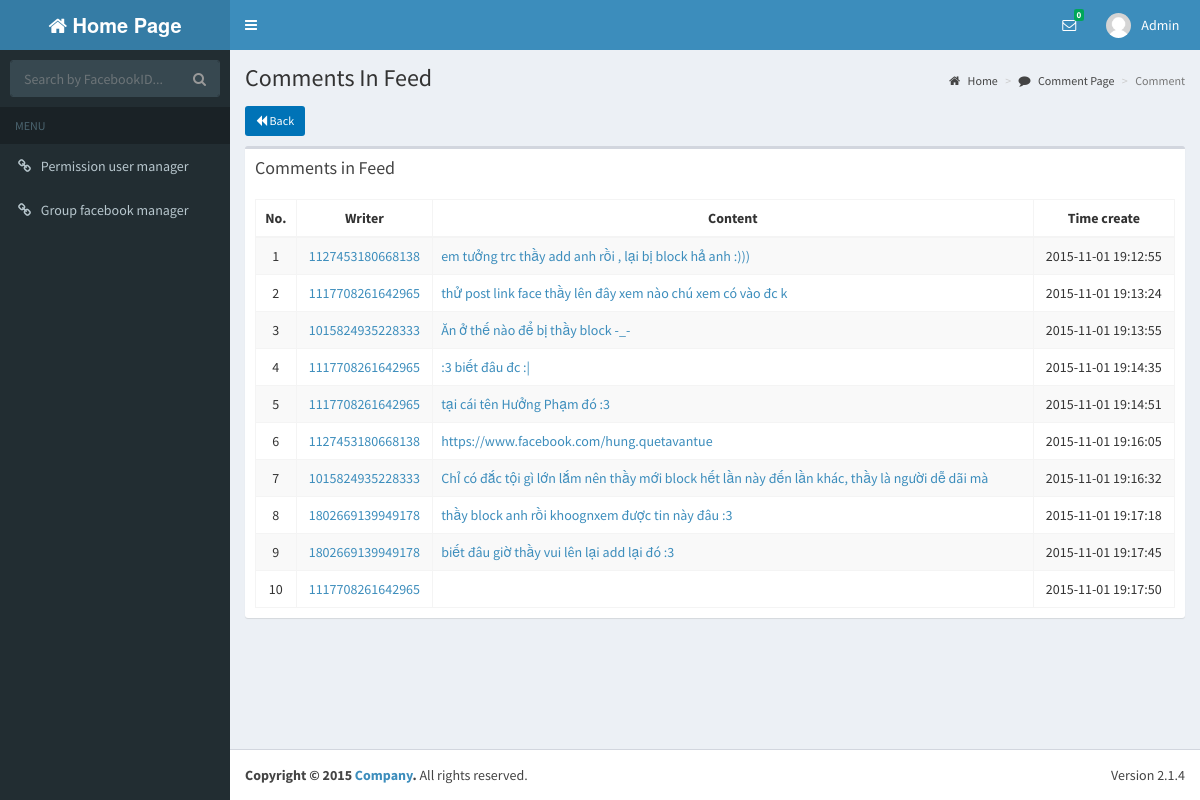
The page /commentList.php?feedId=3 (signed in) on the database its author committed.
### tables this page shows
CREATE TABLE IF NOT EXISTS `users` (
  `UserId` int(20) NOT NULL AUTO_INCREMENT,
  `UserName` varchar(30) NOT NULL,
  `Password` varchar(16) NOT NULL,
  `FullName` varchar(50) DEFAULT NULL,
  `Address1` varchar(100) DEFAULT NULL,
  `Birthday` datetime DEFAULT NULL,
  `PhoneNumber1` varchar(15) DEFAULT NULL,
  `Email` varchar(50) DEFAULT NULL,
  `Gender` varchar(10) DEFAULT NULL,
  `CreateTime` timestamp NOT NULL DEFAULT '0000-00-00 00:00:00',
  `UpdateTime` timestamp NOT NULL DEFAULT '0000-00-00 00:00:00' ON UPDATE CURRENT_TIMESTAMP,
  `Avatar` varchar(100) DEFAULT NULL,
  `PhoneNumber2` varchar(100) DEFAULT NULL,
  `Address2` varchar(100) DEFAULT NULL,
  `Class` varchar(50) DEFAULT NULL,
  `School` varchar(100) DEFAULT NULL,
  `FacebookId` varchar(50) DEFAULT NULL,
  PRIMARY KEY (`UserId`),
  KEY `avatar` (`Avatar`)
);

CREATE TABLE IF NOT EXISTS `comments` (
  `CommentId` int(20) NOT NULL AUTO_INCREMENT,
  `FacebookIdComment` varchar(30) NOT NULL,
  `FacebookUserIdComment` varchar(30) NOT NULL,
  `Message` text,
  `CreateCommentTime` varchar(100) DEFAULT NULL,
  `StatusId` int(20) DEFAULT NULL,
  `FeedId` int(20) DEFAULT NULL,
  `CreateTime` timestamp NOT NULL DEFAULT '0000-00-00 00:00:00',
  `UpdateTime` timestamp NOT NULL DEFAULT '0000-00-00 00:00:00' ON UPDATE CURRENT_TIMESTAMP,
  PRIMARY KEY (`CommentId`),
  KEY `fk_comments_status_idx` (`StatusId`),
  KEY `fk_comments_feeds_idx` (`FeedId`)
);

### dao/db_connect.php (called while the page is built, shortened)
<?php
class DB_CONNECT {
    function connect() {
        $con = @mysql_connect(DB_SERVER, DB_USER, DB_PASSWORD) or die(mysql_error());
        return $con;
    }
}
?>

### dao/daoInbox.php (called while the page is built, shortened)
<?php
require_once 'db_connect.php';
function getInboxIdUseStatus($varName) {
    $result = mysql_query("SELECT 1 FROM inbox "
            . " WHERE  status = 1 and toUserId = " . $varName)
            or die(mysql_error());
    return 0;
}
?>

### dao/daoUsers.php (called while the page is built, shortened)
<?php
require_once 'db_connect.php';
require_once '/../models/users.php';
$userId = "UserId";
$userName = "UserName";
$password = "Password";
$fullName = "FullName";
$avatar = "Avatar";
$address1 = "Address1";
$address2 = "Address2";
$phoneNumber1 = "PhoneNumber1";
$phoneNumber2 = "PhoneNumber2";
$email = "Email";
$gender = "Gender";
$school = "School";
$class = "Class";
$createTime = "CreateTime";
$updateTime = "UpdateTime";
function getUserById($varUserName) {
    global $userId, $userName, $password, $fullName, $address1, $address2, $birthday, $phoneNumber1, $phoneNumber2, $email, $gender, $createTime, $updateTime, $school, $class, $avatar;
    $result = mysql_query("SELECT * ,DATE_FORMAT(Birthday, \"%d-%l-%Y\") AS DOB FROM users WHERE UserId = '" . $varUserName . "'") or die(mysql_error());
    if (mysql_num_rows($result) > 0) {
        while ($row = mysql_fetch_array($result)) {
            $users = new Users();
            $users->setUserId($row[$userId]);
            $users->setUserName($row[$userName]);
            $users->setPassword($row[$password]);
            $users->setFullName($row[$fullName]);
            $users->setAddress2($row[$address2]);
            $users->setAddress1($row[$address1]);
            $users->setBirthday($row['DOB']);
            $users->setAvatar($row[$avatar]);
            $users->setPhoneNumber2($row[$phoneNumber2]);
            $users->setPhoneNumber1($row[$phoneNumber1]);
            $users->setEmail($row[$email]);
            $users->setGender($row[$gender]);
            $users->setSchool($row[$school]);
            $users->setClass($row[$class]);
            $users->setCreateTime($row[$createTime]);
            $users->setUpdateTime($row[$updateTime]);
            return $users;
        }
    }
    return null;
}
function checkRoleAdminUsingUserId($varName) {
    $result = mysql_query("SELECT * from user_role where roleId = 1 AND UserId = " . $varName) or die(mysql_error());
    if (mysql_num_rows($result) > 0) {
        return true;
    }
    return false;
}
function checkRoleQLNhom($varName) {
    $result = mysql_query("SELECT * from user_role where roleId = 3 AND UserId = " . $varName) or die(mysql_error());
    if (mysql_num_rows($result) > 0) {
        return true;
    }
    return false;
}
?>

### dao/daoComments.php (called while the page is built, shortened)
<?php
require_once  'db_connect.php';
require_once  '/../models/comments.php';
$commentId = "CommentId";
$facebookIdComment = "FacebookIdComment";
$facebookUserIdComment = "FacebookUserIdComment";
$message = "Message";
$createCommentTime = "CreateCommentTime";
$createTime = "CreateTime";
$updateTime = "UpdateTime";
function getCommentIdUseFeedId($varName, $start, $count) {
     global $commentId, $facebookIdComment, $facebookUserIdComment, $message, $createCommentTime, $statusId, $feedId, $createTime, $updateTime;
    $listComments =  array();
    $result = mysql_query("SELECT `CommentId`,`FacebookUserIdComment`, `FacebookIdComment`, `Message`, `CreateCommentTime`, b.Name
                            FROM comments AS a INNER JOIN status as b on a.statusId = b.StatusId AND feedId = ".$varName
                            ." ORDER BY a.CreateCommentTime LIMIT ".$start.",".$count. "") or die(mysql_error());
    if (mysql_num_rows($result) > 0) {
        while ($row = mysql_fetch_array($result)) {
            $comments = new Comments();
            $comments->setCommentId($row[$commentId]);
            $comments->setFacebookUserIdComment($row[$facebookUserIdComment]);
            $comments->setFacebookIdComment($row[$facebookIdComment]);
            $comments->setMessage($row[$message]);
            $comments->setCreateCommentTime($row[$createCommentTime]);
            $comments->setStatusId($row['Name']);
            array_push($listComments, $comments);
        }
    }
    return $listComments;
}
?>

### models/users.php (called while the page is built, shortened)
<?php
class Users {
    private $fullName;
    function getFullName() {
        return $this->fullName;
    }
    function setFullName($fullName) {
        $this->fullName = $fullName;
    }
}

### models/comments.php (called while the page is built, shortened)
<?php
class Comments {
    private $facebookIdComment;
    private $facebookUserIdComment;
    private $message;
    private $createCommentTime;
    function getFacebookIdComment() {
        return $this->facebookIdComment;
    }
    function getFacebookUserIdComment() {
        return $this->facebookUserIdComment;
    }
    function getMessage() {
        return $this->message;
    }
    function getCreateCommentTime() {
        return $this->createCommentTime;
    }
    function setFacebookIdComment($facebookIdComment) {
        $this->facebookIdComment = $facebookIdComment;
    }
    function setFacebookUserIdComment($facebookUserIdComment) {
        $this->facebookUserIdComment = $facebookUserIdComment;
    }
    function setMessage($message) {
        $this->message = $message;
    }
    function setCreateCommentTime($createCommentTime) {
        $this->createCommentTime = $createCommentTime;
    }
}

### commentList.php (the view, shortened to what this page needs)
<!DOCTYPE html>
<?php
require_once '/dao/daoUsers.php';
require_once '/models/users.php';
require_once '/dao/daoInbox.php';
require_once '/dao/daoComments.php';
require_once '/models/comments.php';
$userNameLogin = getUserById($_SESSION['user_id']);
if ($_GET['feedId'] != null) {
    $current = $_GET['pageNumComment'] == null ? 1 : $_GET['pageNumComment'];
} else {
    return;
}
$start = ($current - 1) * 10;
$listComments = (array) getCommentIdUseFeedId($_GET['feedId'], $start, 10);
$numInbox = getInboxIdUseStatus($_SESSION['user_id']);
?>
<html>
    <head>
        <?php include 'includeCss.php'; ?>
    </head>
    <body class="hold-transition skin-blue sidebar-mini">
        <div class="wrapper">
            <?php include 'includeTab.php';?>
            <div class="content-wrapper">
                <section class="content-header">
                    <h1>
                        Comments In Feed
                    </h1>
                    <ol class="breadcrumb">
                        <li><a href="homePage.php"><i class="fa fa-home"></i> Home </a></li>
                        <li><a href="#"><i class="fa fa-comment"></i> Comment Page </a></li>
                        <li class="active">Comment</li>
                    </ol>
                </section>
                <section class="content">
                    <div class="row">
                        <div class= "col-md-12" style="padding-bottom: 10px;">
                            <?php
                            $backLink = "feedView.php?facebookGroupId=" . $_SESSION['group_id'] . "&groupId=" . $_SESSION['id_group_csdl'] . "&pageNum=" . $_SESSION['pageNum'];
                            ?>
                            <a class="left text-center btn btn-sm btn-file bg-blue" href = "<?php echo $backLink; ?>"><i class="fa fa-backward"></i> Back</a>
                        </div>
                    </div>
                    <div class="row">
                        <div class="col-md-12">
                            <div class="box table-responsive">
                                <div class="box-header">
                                    <h3 class="box-title">Comments in Feed</h3>
                                </div>
                                <div class="box-body ">
                                    <table id="example1" class="table table-bordered table-striped" cellspacing="0" width="100%">
                                        <thead>
                                            <tr>
                                                <th class="text-center">No.</th>
                                                <th class="text-center">Writer</th>
                                                <th class="text-center">Content</th>
                                                <th class="text-center">Time create</th>
                                            </tr>
                                        </thead>
                                        <tbody>
                                            <?php
                                            $i = $start+1;
                                            foreach ($listComments as $row) {
                                                echo '<tr>';
                                                echo "<td class=\"text-center\" >{$i}</td>";
                                                echo "<td class=\"text-center\" ><a href=https://www.facebook.com/{$row->getFacebookUserIdComment()}>{$row->getFacebookUserIdComment()}</a></td>";
                                                echo "<td class=\"text-left\"><a href=https://www.facebook.com/{$row->getFacebookIdComment()}>{$row->getMessage()}</a></td>";
                                                echo "<td class=\"text-center\">{$row->getCreateCommentTime()}</td>";
                                                echo '</tr>';
                                                $i++;
                                            }
                                            ?>
                                        </tbody>
                                    </table>
                                </div>
                            </div>
                        </div>
                    </div>
                    <div class="row">
                        <div class="padding-6 col-md-12 text-center">
                            <ul class="pagination">
                                <div class="row">
                                    <div class="padding-2 col-md-12 text-center">
                                    </div>
                                </div>
                            </ul></div>
                </section>
            </div>
            <?php include 'includeFooter.php'; ?>
        </div>
    </body>
</html>

### includeTab.php (shortened to what this page needs)
<header class="main-header">
    <a href="homePage.php" class="logo">
        <span class="logo-lg "><i class="fa fa-home"></i><b> Home Page</b></span>
    </a>
    <nav class="navbar navbar-static-top" role="navigation">
        <a href="#" class="sidebar-toggle" data-toggle="offcanvas" role="button">
        </a>
        <div class="navbar-custom-menu">
            <ul class="nav navbar-nav">
                <li class="dropdown messages-menu">
                    <a href="#" class="dropdown-toggle" data-toggle="dropdown">
                        <i class="fa fa-envelope-o"></i>
                        <span class="label label-success"><?php echo '' . ($numInbox == null ? 0 : $numInbox); ?></span>
                    </a>
                </li>
                <li class="dropdown user user-menu">
                    <a href="#" class="dropdown-toggle" data-toggle="dropdown">
                        <img src="dist/img/user2-160x160.jpg" class="user-image" alt="User Image">
                        <span class="hidden-xs"> <?php echo $userNameLogin->getFullName(); ?>&nbsp;&nbsp; </span>
                    </a>
                </li>
            </ul>
        </div>
    </nav>
</header>
<aside class="main-sidebar ">
    <section class="sidebar" >
        <?php $adminRole = checkRoleAdminUsingUserId($_SESSION['user_id']);
        if ($adminRole) {
            ?>
            <form action="javascript:check()" class="sidebar-form">
                <div class="input-group">
                    <input type="text" name="q" id="key" class="form-control" placeholder="Search by FacebookID..." value="">
                    <span class="input-group-btn">
                        <button type="submit" name="search" id="search-btn" class="btn btn-flat"><i class="fa fa-search"></i></button>
                    </span>
                </div>
            </form>
        <?php } ?>
        <ul class="sidebar-menu">
            <li class="header">MENU</li>
            <?php if ($adminRole) { ?>
                <li><a href="rolesView.php?pageNumRole=1"><i class="fa fa-link"></i> <span>Permission user manager</span></a></li>
            <?php } if (checkRoleQLNhom($_SESSION['user_id']) || checkRoleAdminUsingUserId($_SESSION['user_id'])) { ?>
                <li><a href="subGroup.php"><i class="fa fa-link"></i> <span>Group facebook manager</span></a></li>
            <?php } ?>
        </ul>
    </section>
</aside>

### css/w3.css (style rules this page uses)
*,*:before,*:after { box-sizing:inherit }
html { -ms-text-size-adjust:100%;-webkit-text-size-adjust:100% }
body { margin:0 }
article,aside,details,figcaption,figure,footer,header,main,menu,nav,section,summary { display:block }
a { background-color:transparent;-webkit-text-decoration-skip:objects }
img { border-style:none }
button,input,select,textarea { font:inherit;margin:0 }
button,input { overflow:visible }
button,select { text-transform:none }
button,html [type=button],[type=reset],[type=submit] { -webkit-appearance:button }
html,body { font-family:Verdana,sans-serif;font-size:15px;line-height:1.5 }
html { overflow-x:hidden }
h1,h2,h3,h4,h5,h6,.w3-slim,.w3-wide { font-family:"Segoe UI",Arial,sans-serif }
h1 { font-size:36px }
h3 { font-size:24px }
h1,h2,h3,h4,h5,h6 { font-weight:400;margin:10px 0 }
img { margin-bottom:-5px }
a { color:inherit }

### rows shown on the page
users: FullName "Admin"
comments: FacebookUserIdComment "1127453180668138", Message "em tưởng trc thầy add anh rồi , lại bị block hả anh :)))", CreateCommentTime "2015-11-01 19:12:55"
comments: FacebookUserIdComment "1117708261642965", Message "thử post link face thầy lên đây xem nào chú xem có vào đc k", CreateCommentTime "2015-11-01 19:13:24"
comments: FacebookUserIdComment "1015824935228333", Message "Ăn ở thế nào để bị thầy block -_-", CreateCommentTime "2015-11-01 19:13:55"
comments: FacebookUserIdComment "1117708261642965", Message ":3 biết đâu đc :|", CreateCommentTime "2015-11-01 19:14:35"
comments: FacebookUserIdComment "1117708261642965", Message "tại cái tên Hưởng Phạm đó :3", CreateCommentTime "2015-11-01 19:14:51"
comments: FacebookUserIdComment "1127453180668138", Message "https://www.facebook.com/hung.quetavantue", CreateCommentTime "2015-11-01 19:16:05"
comments: FacebookUserIdComment "1015824935228333", Message "Chỉ có đắc tội gì lớn lắm nên thầy mới block hết lần này đến lần khác, thầy là người dễ dãi mà", CreateCommentTime "2015-11-01 19:16:32"
comments: FacebookUserIdComment "1802669139949178", Message "thầy block anh rồi khoognxem được tin này đâu :3", CreateCommentTime "2015-11-01 19:17:18"
comments: FacebookUserIdComment "1802669139949178", Message "biết đâu giờ thầy vui lên lại add lại đó :3", CreateCommentTime "2015-11-01 19:17:45"
comments: FacebookUserIdComment "1117708261642965", CreateCommentTime "2015-11-01 19:17:50"
